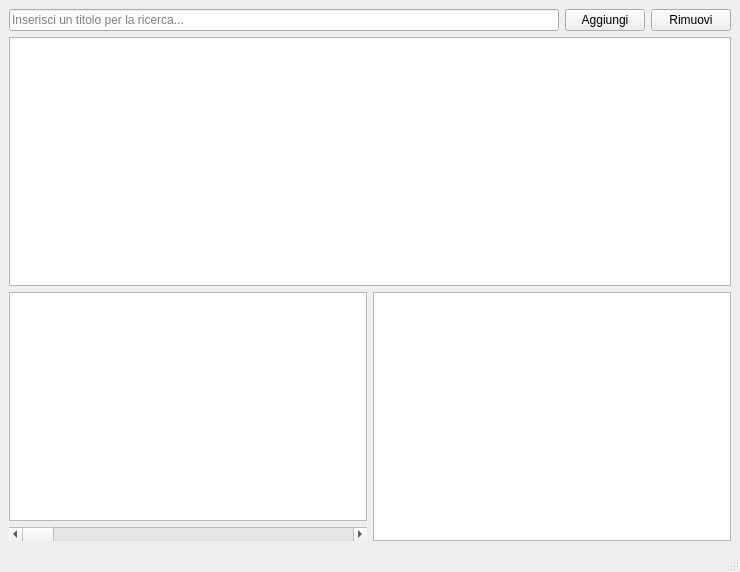
<?xml version="1.0" encoding="UTF-8"?>
<ui version="4.0">
 <class>MainWindow</class>
 <widget class="QMainWindow" name="MainWindow">
  <property name="geometry">
   <rect>
    <x>0</x>
    <y>0</y>
    <width>740</width>
    <height>572</height>
   </rect>
  </property>
  <property name="minimumSize">
   <size>
    <width>500</width>
    <height>500</height>
   </size>
  </property>
  <property name="windowTitle">
   <string>Dipinti Uffizi</string>
  </property>
  <widget class="QWidget" name="centralwidget">
   <layout class="QVBoxLayout" name="verticalLayout">
    <property name="spacing">
     <number>6</number>
    </property>
    <property name="bottomMargin">
     <number>9</number>
    </property>
    <item>
     <layout class="QVBoxLayout" name="verticalLayout_2">
      <item>
       <layout class="QHBoxLayout" name="horizontalLayout_3">
        <item>
         <widget class="QLineEdit" name="search_lineEdit">
          <property name="placeholderText">
           <string>Inserisci un titolo per la ricerca...</string>
          </property>
         </widget>
        </item>
        <item>
         <widget class="QPushButton" name="add_button">
          <property name="minimumSize">
           <size>
            <width>0</width>
            <height>0</height>
           </size>
          </property>
          <property name="text">
           <string>Aggiungi</string>
          </property>
         </widget>
        </item>
        <item>
         <widget class="QPushButton" name="remove_button">
          <property name="text">
           <string>Rimuovi</string>
          </property>
         </widget>
        </item>
       </layout>
      </item>
      <item>
       <widget class="QTableWidget" name="tableWidget">
        <property name="frameShape">
         <enum>QFrame::StyledPanel</enum>
        </property>
        <property name="sizeAdjustPolicy">
         <enum>QAbstractScrollArea::AdjustIgnored</enum>
        </property>
        <property name="editTriggers">
         <set>QAbstractItemView::NoEditTriggers</set>
        </property>
        <property name="selectionBehavior">
         <enum>QAbstractItemView::SelectRows</enum>
        </property>
        <attribute name="horizontalHeaderCascadingSectionResizes">
         <bool>false</bool>
        </attribute>
        <attribute name="horizontalHeaderDefaultSectionSize">
         <number>100</number>
        </attribute>
        <attribute name="horizontalHeaderStretchLastSection">
         <bool>false</bool>
        </attribute>
        <attribute name="verticalHeaderVisible">
         <bool>false</bool>
        </attribute>
       </widget>
      </item>
      <item>
       <layout class="QHBoxLayout" name="horizontalLayout_2">
        <item>
         <layout class="QVBoxLayout" name="verticalLayout_3">
          <item>
           <widget class="QChartView" name="bar_chart_view">
            <property name="autoFillBackground">
             <bool>false</bool>
            </property>
            <property name="interactive">
             <bool>false</bool>
            </property>
            <property name="sceneRect">
             <rectf>
              <x>0.000000000000000</x>
              <y>0.000000000000000</y>
              <width>0.000000000000000</width>
              <height>0.000000000000000</height>
             </rectf>
            </property>
           </widget>
          </item>
          <item>
           <widget class="QScrollBar" name="bar_chart_horizontalScrollBar">
            <property name="orientation">
             <enum>Qt::Horizontal</enum>
            </property>
           </widget>
          </item>
         </layout>
        </item>
        <item>
         <widget class="QChartView" name="pie_chart_view">
          <property name="autoFillBackground">
           <bool>false</bool>
          </property>
          <property name="sceneRect">
           <rectf>
            <x>0.000000000000000</x>
            <y>0.000000000000000</y>
            <width>0.000000000000000</width>
            <height>0.000000000000000</height>
           </rectf>
          </property>
         </widget>
        </item>
       </layout>
      </item>
     </layout>
    </item>
   </layout>
  </widget>
  <widget class="QMenuBar" name="menubar">
   <property name="geometry">
    <rect>
     <x>0</x>
     <y>0</y>
     <width>740</width>
     <height>23</height>
    </rect>
   </property>
  </widget>
  <widget class="QStatusBar" name="statusbar"/>
 </widget>
 <customwidgets>
  <customwidget>
   <class>QChartView</class>
   <extends>QGraphicsView</extends>
   <header>QtCharts</header>
  </customwidget>
 </customwidgets>
 <resources/>
 <connections/>
</ui>
